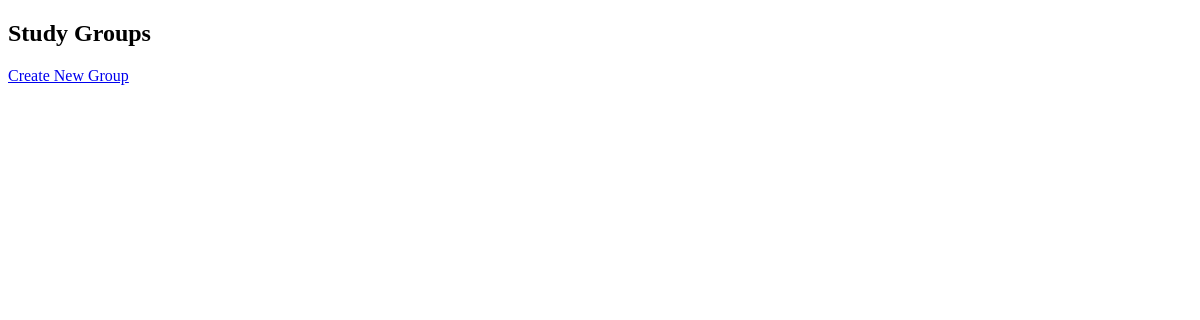
/study_group_list/ (signed in), run on an earlier commit of the app's database.
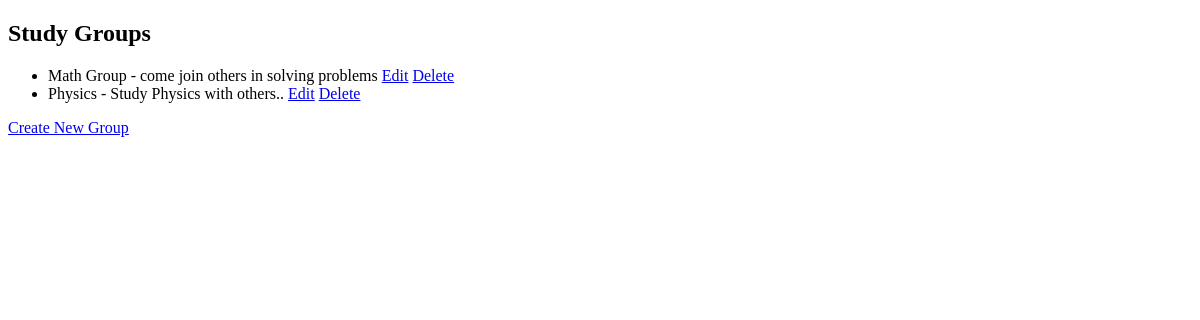
And on a later commit of the database.
### app/models.py (models this page shows, shortened)
class StudyGroup(models.Model):
    name = models.CharField(max_length=200)
    description = models.TextField()
    created_by = models.ForeignKey(User, on_delete=models.CASCADE, default=1)
    created_at = models.DateTimeField(default=timezone.now)
    class Meta:
        permissions = [
            ('can_create_group', 'Can create a study group'),
            ('can_update_group', 'Can update a study group'),
            ('can_delete_group', 'Can delete a study group'),
        ]

### app/views.py (the view)
# urls.py: path('study_group_list/', views.study_group_list, name='study_group_list'),
@login_required
def study_group_list(request):
    study_groups = StudyGroup.objects.all()
    return render(request, 'study_group_list.html', {'study_groups': study_groups})

### app/templates/study_group_list.html (shortened to what this page needs)
<!DOCTYPE html>
<html lang="en">
<head>
</head>
<body>
    <h2>Study Groups</h2>
    <ul>
        {% for group in study_groups %}
            <li>{{ group.name }} - {{ group.description }}
                <a href="{% url 'update_study_group' group.pk %}">Edit</a>
                <a href="{% url 'delete_study_group' group.pk %}">Delete</a>
            </li>
        {% endfor %}
    </ul>
    <a href="{% url 'create_study_group' %}">Create New Group</a>
</body>
</html>

What changed in the data, as far as the page shows it:
added StudyGroup: name "Math Group", description "come join others in solving problems"
added StudyGroup: name "Physics", description "Study Physics with others.."
